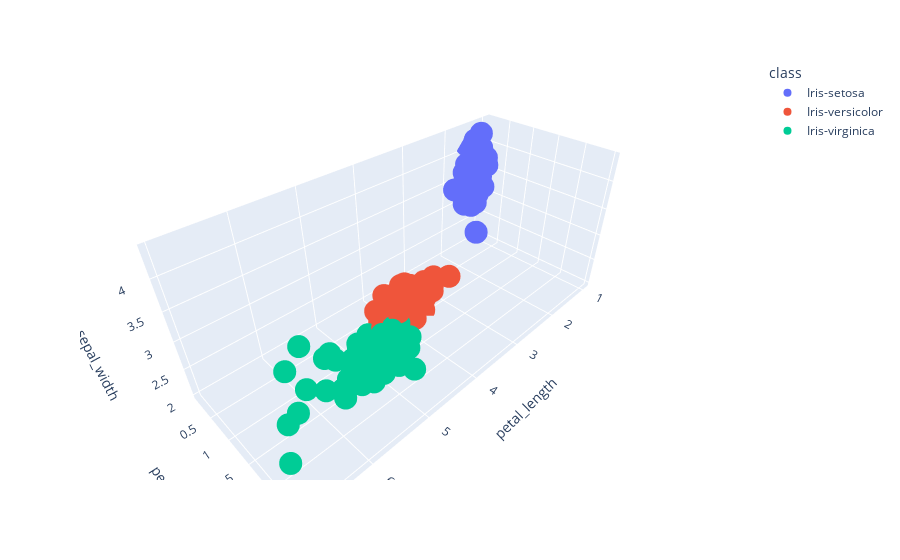

Notebook cell for this chart:
### Code cell
# 3D Scatter Plots
# x-axis: petal_length
# y-axis: petal_width
# z-axis: sepal_width
    
fig = px.scatter_3d(df, x='petal_length', y='petal_width', z='sepal_width', color='class')
fig.show()

### Figure 1 — Plotly figure (JSON) as saved in the notebook; plotly's stock layout.template omitted (floating-point values rounded to 4 significant figures)
{"data": [{"hovertemplate": "class=Iris-setosa<br>petal_length=%{x}<br>petal_width=%{y}<br>sepal_width=%{z}<extra></extra>", "legendgroup": "Iris-setosa", "marker": {"color": "#636efa", "symbol": "circle"}, "mode": "markers", "name": "Iris-setosa", "scene": "scene", "showlegend": true, "type": "scatter3d", "x": [1.4, 1.4, 1.3, 1.5, 1.4, 1.7, 1.4, 1.5, 1.4, 1.5, 1.5, 1.6, 1.4, 1.1, 1.2, 1.5, 1.3, 1.4, 1.7, 1.5, 1.7, 1.5, 1, 1.7, 1.9, 1.6, 1.6, 1.5, 1.4, 1.6, 1.6, 1.5, 1.5, 1.4, 1.5, 1.2, 1.3, 1.5, 1.3, 1.5, 1.3, 1.3, 1.3, 1.6, 1.9, 1.4, 1.6, 1.4, 1.5, 1.4], "y": [0.2, 0.2, 0.2, 0.2, 0.2, 0.4, 0.3, 0.2, 0.2, 0.1, 0.2, 0.2, 0.1, 0.1, 0.2, 0.4, 0.4, 0.3, 0.3, 0.3, 0.2, 0.4, 0.2, 0.5, 0.2, 0.2, 0.4, 0.2, 0.2, 0.2, 0.2, 0.4, 0.1, 0.2, 0.1, 0.2, 0.2, 0.1, 0.2, 0.2, 0.3, 0.3, 0.2, 0.6, 0.4, 0.3, 0.2, 0.2, 0.2, 0.2], "z": [3.5, 3, 3.2, 3.1, 3.6, 3.9, 3.4, 3.4, 2.9, 3.1, 3.7, 3.4, 3, 3, 4, 4.4, 3.9, 3.5, 3.8, 3.8, 3.4, 3.7, 3.6, 3.3, 3.4, 3, 3.4, 3.5, 3.4, 3.2, 3.1, 3.4, 4.1, 4.2, 3.1, 3.2, 3.5, 3.1, 3, 3.4, 3.5, 2.3, 3.2, 3.5, 3.8, 3, 3.8, 3.2, 3.7, 3.3]}, {"hovertemplate": "class=Iris-versicolor<br>petal_length=%{x}<br>petal_width=%{y}<br>sepal_width=%{z}<extra></extra>", "legendgroup": "Iris-versicolor", "marker": {"color": "#EF553B", "symbol": "circle"}, "mode": "markers", "name": "Iris-versicolor", "scene": "scene", "showlegend": true, "type": "scatter3d", "x": [4.7, 4.5, 4.9, 4, 4.6, 4.5, 4.7, 3.3, 4.6, 3.9, 3.5, 4.2, 4, 4.7, 3.6, 4.4, 4.5, 4.1, 4.5, 3.9, 4.8, 4, 4.9, 4.7, 4.3, 4.4, 4.8, 5, 4.5, 3.5, 3.8, 3.7, 3.9, 5.1, 4.5, 4.5, 4.7, 4.4, 4.1, 4, 4.4, 4.6, 4, 3.3, 4.2, 4.2, 4.2, 4.3, 3, 4.1], "y": [1.4, 1.5, 1.5, 1.3, 1.5, 1.3, 1.6, 1, 1.3, 1.4, 1, 1.5, 1, 1.4, 1.3, 1.4, 1.5, 1, 1.5, 1.1, 1.8, 1.3, 1.5, 1.2, 1.3, 1.4, 1.4, 1.7, 1.5, 1, 1.1, 1, 1.2, 1.6, 1.5, 1.6, 1.5, 1.3, 1.3, 1.3, 1.2, 1.4, 1.2, 1, 1.3, 1.2, 1.3, 1.3, 1.1, 1.3], "z": [3.2, 3.2, 3.1, 2.3, 2.8, 2.8, 3.3, 2.4, 2.9, 2.7, 2, 3, 2.2, 2.9, 2.9, 3.1, 3, 2.7, 2.2, 2.5, 3.2, 2.8, 2.5, 2.8, 2.9, 3, 2.8, 3, 2.9, 2.6, 2.4, 2.4, 2.7, 2.7, 3, 3.4, 3.1, 2.3, 3, 2.5, 2.6, 3, 2.6, 2.3, 2.7, 3, 2.9, 2.9, 2.5, 2.8]}, {"hovertemplate": "class=Iris-virginica<br>petal_length=%{x}<br>petal_width=%{y}<br>sepal_width=%{z}<extra></extra>", "legendgroup": "Iris-virginica", "marker": {"color": "#00cc96", "symbol": "circle"}, "mode": "markers", "name": "Iris-virginica", "scene": "scene", "showlegend": true, "type": "scatter3d", "x": [6, 5.1, 5.9, 5.6, 5.8, 6.6, 4.5, 6.3, 5.8, 6.1, 5.1, 5.3, 5.5, 5, 5.1, 5.3, 5.5, 6.7, 6.9, 5, 5.7, 4.9, 6.7, 4.9, 5.7, 6, 4.8, 4.9, 5.6, 5.8, 6.1, 6.4, 5.6, 5.1, 5.6, 6.1, 5.6, 5.5, 4.8, 5.4, 5.6, 5.1, 5.1, 5.9, 5.7, 5.2, 5, 5.2, 5.4, 5.1], "y": [2.5, 1.9, 2.1, 1.8, 2.2, 2.1, 1.7, 1.8, 1.8, 2.5, 2, 1.9, 2.1, 2, 2.4, 2.3, 1.8, 2.2, 2.3, 1.5, 2.3, 2, 2, 1.8, 2.1, 1.8, 1.8, 1.8, 2.1, 1.6, 1.9, 2, 2.2, 1.5, 1.4, 2.3, 2.4, 1.8, 1.8, 2.1, 2.4, 2.3, 1.9, 2.3, 2.5, 2.3, 1.9, 2, 2.3, 1.8], "z": [3.3, 2.7, 3, 2.9, 3, 3, 2.5, 2.9, 2.5, 3.6, 3.2, 2.7, 3, 2.5, 2.8, 3.2, 3, 3.8, 2.6, 2.2, 3.2, 2.8, 2.8, 2.7, 3.3, 3.2, 2.8, 3, 2.8, 3, 2.8, 3.8, 2.8, 2.8, 2.6, 3, 3.4, 3.1, 3, 3.1, 3.1, 3.1, 2.7, 3.2, 3.3, 3, 2.5, 3, 3.4, 3]}], "layout": {"legend": {"title": {"text": "class"}, "tracegroupgap": 0}, "margin": {"t": 60}, "scene": {"domain": {"x": [0, 1], "y": [0, 1]}, "xaxis": {"title": {"text": "petal_length"}}, "yaxis": {"title": {"text": "petal_width"}}, "zaxis": {"title": {"text": "sepal_width"}}}}}
